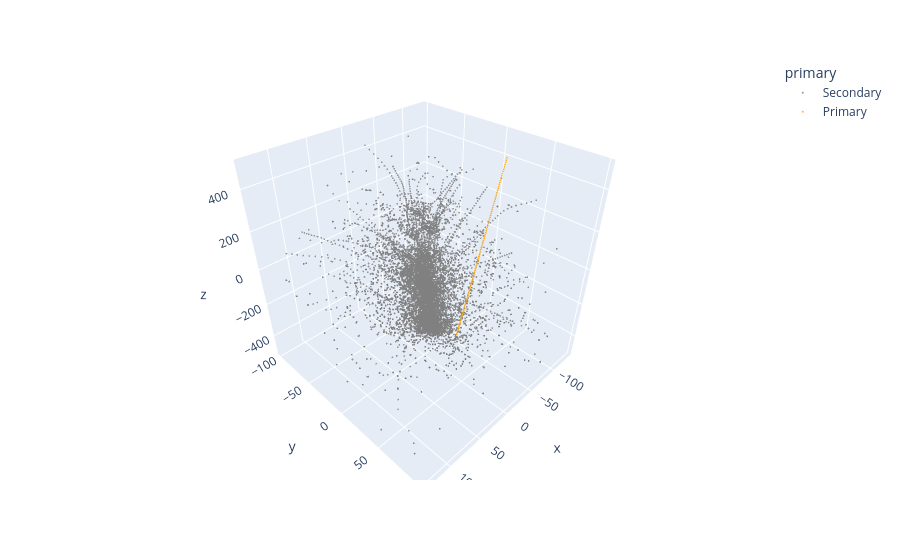

Notebook cell for this chart:
### Code cell
import plotly.express as px

fig = px.scatter_3d(
    long_df,
    x="x",
    y="y",
    z="z",
    color="primary",
    color_discrete_map={
        "Primary": "orange",
        "Secondary": "gray"
    },
    opacity=0.8,
    hover_name="name"

)

fig.update_traces(marker=dict(size=1))
fig.show()

### Figure 1 — Plotly figure (JSON) as saved in the notebook; plotly's stock layout.template omitted (floating-point values rounded to 4 significant figures; data arrays with more than 128 entries replaced by an {"elided": "..."} marker saying what was removed)
{"data": [{"hovertemplate": "<b>%{hovertext}</b><br><br>primary=Secondary<br>x=%{x}<br>y=%{y}<br>z=%{z}<extra></extra>", "hovertext": {"elided": "22293 str values"}, "legendgroup": "Secondary", "marker": {"color": "gray", "opacity": 0.8, "size": 1, "symbol": "circle"}, "mode": "markers", "name": "Secondary", "scene": "scene", "showlegend": true, "type": "scatter3d", "x": {"elided": "22293 float values"}, "y": {"elided": "22293 float values"}, "z": {"elided": "22293 float values"}}, {"hovertemplate": "<b>%{hovertext}</b><br><br>primary=Primary<br>x=%{x}<br>y=%{y}<br>z=%{z}<extra></extra>", "hovertext": ["mu-", "mu-", "mu-", "mu-", "mu-", "mu-", "mu-", "mu-", "mu-", "mu-", "mu-", "mu-", "mu-", "mu-", "mu-", "mu-", "mu-", "mu-", "mu-", "mu-", "mu-", "mu-", "mu-", "mu-", "mu-", "mu-", "mu-", "mu-", "mu-", "mu-", "mu-", "mu-", "mu-", "mu-", "mu-", "mu-", "mu-", "mu-", "mu-", "mu-", "mu-", "mu-", "mu-", "mu-", "mu-", "mu-", "mu-", "mu-", "mu-", "mu-", "mu-", "mu-", "mu-", "mu-", "mu-", "mu-", "mu-", "mu-", "mu-", "mu-", "mu-", "mu-", "mu-", "mu-", "mu-", "mu-", "mu-", "mu-", "mu-", "mu-", "mu-", "mu-", "mu-", "mu-", "mu-", "mu-", "mu-", "mu-", "mu-", "mu-", "mu-", "mu-", "mu-", "mu-", "mu-", "mu-", "mu-", "mu-", "mu-", "mu-", "mu-", "mu-", "mu-", "mu-", "mu-", "mu-", "mu-", "mu-", "mu-", "mu-"], "legendgroup": "Primary", "marker": {"color": "orange", "opacity": 0.8, "size": 1, "symbol": "circle"}, "mode": "markers", "name": "Primary", "scene": "scene", "showlegend": true, "type": "scatter3d", "x": [-53.45, -53.74, -54.01, -54.3, -54.57, -54.86, -55.14, -55.41, -55.7, -55.97, -56.26, -56.53, -56.82, -57.11, -57.38, -57.67, -57.96, -58.23, -58.53, -58.82, -59.11, -59.4, -59.69, -59.96, -60.25, -60.54, -60.83, -61.13, -61.42, -61.71, -62.02, -62.31, -62.6, -62.87, -63.16, -63.46, -63.75, -64.04, -64.33, -64.62, -64.91, -65.2, -65.49, -65.78, -66.08, -66.37, -66.64, -66.93, -67.22, -67.51, -67.78, -68.07, -68.36, -68.63, -68.93, -69.22, -69.51, -69.78, -70.07, -70.34, -70.63, -70.9, -71.19, -71.46, -71.75, -72.02, -72.32, -72.59, -72.88, -73.15, -73.44, -73.71, -74.0, -74.27, -74.56, -74.83, -75.12, -75.39, -75.66, -75.96, -76.23, -76.5, -76.79, -77.06, -77.33, -77.6, -77.89, -78.16, -78.43, -78.7, -78.97, -79.26, -79.53, -79.8, -80.1, -80.37, -80.64, -80.93, -81.2, -81.49], "y": [7.712, 7.986, 8.259, 8.51, 8.784, 9.057, 9.331, 9.605, 9.878, 10.15, 10.43, 10.7, 10.97, 11.25, 11.52, 11.79, 12.07, 12.34, 12.61, 12.89, 13.16, 13.44, 13.71, 13.98, 14.26, 14.53, 14.78, 15.05, 15.33, 15.6, 15.85, 16.13, 16.4, 16.65, 16.92, 17.17, 17.45, 17.7, 17.97, 18.22, 18.47, 18.75, 19.0, 19.25, 19.5, 19.77, 20.02, 20.28, 20.53, 20.8, 21.05, 21.3, 21.57, 21.83, 22.1, 22.35, 22.6, 22.87, 23.12, 23.4, 23.65, 23.92, 24.17, 24.45, 24.7, 24.97, 25.22, 25.5, 25.77, 26.02, 26.29, 26.55, 26.8, 27.07, 27.34, 27.59, 27.87, 28.12, 28.39, 28.67, 28.92, 29.19, 29.44, 29.71, 29.99, 30.26, 30.54, 30.79, 31.06, 31.33, 31.61, 31.88, 32.15, 32.43, 32.7, 32.97, 33.25, 33.52, 33.8, 34.07], "z": [-497.5, -487.4, -477.4, -467.3, -457.3, -447.2, -437.2, -427.1, -417.1, -407.0, -397.0, -386.9, -376.9, -366.8, -356.8, -346.7, -336.7, -326.6, -316.6, -306.5, -296.5, -286.4, -276.4, -266.3, -256.3, -246.2, -236.2, -226.1, -216.1, -206.0, -196.0, -185.9, -175.9, -165.8, -155.8, -145.7, -135.7, -125.6, -115.6, -105.5, -95.48, -85.43, -75.38, -65.33, -55.28, -45.23, -35.18, -25.13, -15.08, -5.025, 5.025, 15.08, 25.12, 35.18, 45.22, 55.27, 65.33, 75.37, 85.43, 95.47, 105.5, 115.6, 125.6, 135.7, 145.7, 155.8, 165.8, 175.9, 185.9, 196.0, 206.0, 216.1, 226.1, 236.2, 246.2, 256.3, 266.3, 276.4, 286.4, 296.5, 306.5, 316.6, 326.6, 336.7, 346.7, 356.8, 366.8, 376.9, 386.9, 397.0, 407.0, 417.1, 427.1, 437.2, 447.2, 457.3, 467.3, 477.4, 487.4, 497.5]}], "layout": {"legend": {"title": {"text": "primary"}, "tracegroupgap": 0}, "margin": {"t": 60}, "scene": {"domain": {"x": [0, 1], "y": [0, 1]}, "xaxis": {"title": {"text": "x"}}, "yaxis": {"title": {"text": "y"}}, "zaxis": {"title": {"text": "z"}}}}}
